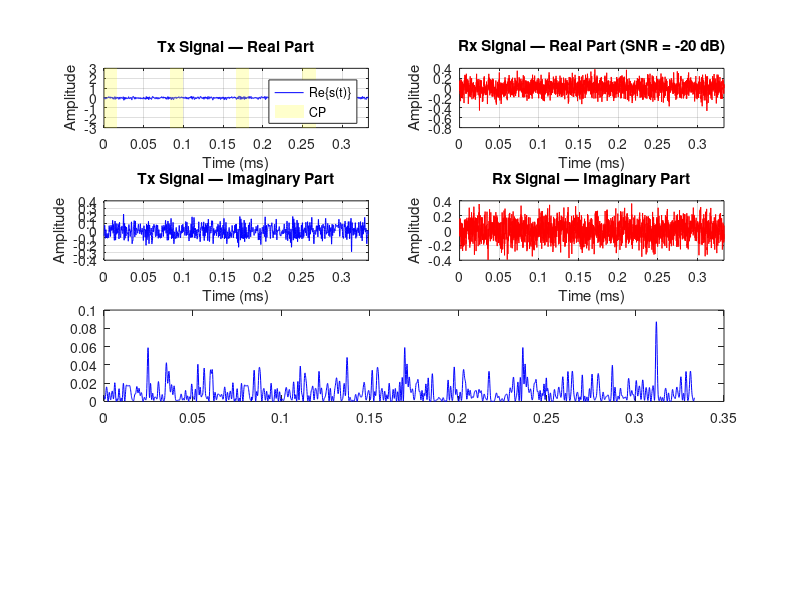

Write the MATLAB code that produced this figure. (Note: this script raises an error after producing the figure.)
%% OFDM Baseband Signal - Time Domain Plot with AWGN Channel & Demodulation
% Parameters
N      = 64;          % Number of subcarriers
M      = 4;           % Number of OFDM symbols
deltaf = 15e3;        % Subcarrier spacing (Hz)
T      = 1/deltaf;    % OFDM symbol duration (s)
CP     = T/4;         % Cyclic prefix duration

% Sampling parameters
L    = 10;             % Oversampling factor (quasi-continuous)
Nfft = L * N;          % = 640 — FFT size must be >= N
Fs   = Nfft / T;       % Sampling frequency derived from Nfft
Ts   = 1/Fs;           % Sampling period
Ncp  = round(CP/Ts);  % Samples per cyclic prefix

% SNR
SNR_dB = -20;          % SNR per subcarrier in dB (try 5, 10, 20)
SNR    = 10^(SNR_dB/10);

fprintf('=== OFDM System Parameters ===\n');
fprintf('Subcarriers N         = %d\n',    N);
fprintf('OFDM Symbols M        = %d\n',    M);
fprintf('Subcarrier spacing    = %.1f kHz\n', deltaf/1e3);
fprintf('Symbol duration T     = %.4f ms\n',  T*1e3);
fprintf('Samples per symbol    = %d\n',    Nfft);
fprintf('CP samples            = %d\n',    Ncp);
fprintf('SNR                   = %d dB\n', SNR_dB);

%% QPSK Modulation
qpsk_map = (1/sqrt(2)) * [1+1j, -1+1j, -1-1j, 1-1j]; % Gray-coded

rng(42);
data_idx  = randi([0 3], N, M);        % Random symbol indices [N x M]
qpsk_syms = qpsk_map(data_idx + 1);    % QPSK symbols [N x M]

%% --- TRANSMITTER: OFDM Modulation (IFFT + CP) ---
s_total   = [];
sym_start = zeros(1, M);   % Track where each symbol starts (for plotting)

for m = 1:M
    freq_domain  = qpsk_syms(:, m);
    time_symbol  = sqrt(N) * ifft(freq_domain, Nfft);
    cp           = time_symbol(end - Ncp + 1 : end);
    ofdm_symbol  = [cp; time_symbol];

    sym_start(m) = length(s_total);
    s_total      = [s_total; ofdm_symbol];
end

%% --- AWGN CHANNEL ---
% Signal power (per sample)
sig_power  = mean(abs(s_total).^2);

% Noise variance: sigma^2 = sig_power / (SNR * N)
% Factor N because SNR is defined per subcarrier
noise_var  = sig_power / (SNR * N);
noise      = sqrt(noise_var/2) * (randn(size(s_total)) + 1j*randn(size(s_total)));

r_total    = s_total + noise;   % Received signal

fprintf('\nSignal power          = %.4f\n', sig_power);
fprintf('Noise variance        = %.6f\n',  noise_var);

%% --- RECEIVER: CP Removal + FFT Demodulation ---
rx_syms    = zeros(N, M);   % Recovered QPSK symbols
sym_len    = Nfft + Ncp;

for m = 1:M
    % Extract the m-th OFDM symbol from received signal
    seg = r_total(sym_start(m)+1 : sym_start(m)+sym_len);

    % Remove cyclic prefix
    seg_no_cp = seg(Ncp+1 : end);       % Keep only the useful part [Nfft x 1]

    % FFT: time domain → frequency domain
    freq_rx = (1/sqrt(N)) * fft(seg_no_cp, Nfft);
    rx_syms(:, m) = freq_rx(1:N);   % First N bins = your N subcarriers
end

%% --- QPSK DEMODULATION (Nearest Neighbour Decision) ---
% For each received symbol, find the closest QPSK constellation point
rx_flat  = rx_syms(:);                  % Flatten to vector
tx_flat  = qpsk_syms(:);

% Compute distances to all 4 constellation points
dist     = abs(rx_flat - qpsk_map).^2; % [N*M x 4] distance matrix
[~, dec_idx] = min(dist, [], 2);        % Index of minimum distance

% Detected symbols and original symbols
det_syms = qpsk_map(dec_idx).';        % Detected QPSK symbols
tx_syms  = tx_flat;

% Symbol Error Rate
SER = mean(det_syms ~= tx_syms);
fprintf('\n=== Demodulation Results ===\n');
fprintf('Symbol Error Rate     = %.4f (%d errors out of %d)\n', ...
        SER, sum(det_syms ~= tx_syms), N*M);

%% ========== PLOTS ==========
t = (0 : length(s_total)-1) * Ts * 1e3;  % Time in ms

figure('Name','OFDM Full Chain','Position',[50 30 1200 900]);

%-- 1: Transmitted Signal (Real) --%
subplot(4,2,1);
plot(t, real(s_total), 'b', 'LineWidth', 0.7);
hold on;
for m = 0:M-1
    t_s = sym_start(m+1)*Ts*1e3;
    t_c = t_s + Ncp*Ts*1e3;
    patch([t_s t_c t_c t_s], [-3 -3 3 3], 'y', ...
          'FaceAlpha',0.2,'EdgeColor','none');
end
xlabel('Time (ms)'); ylabel('Amplitude');
title('Tx Signal — Real Part'); grid on; xlim([t(1) t(end)]);
legend('Re\{s(t)\}','CP','Location','northeast'); hold off;

%-- 2: Received Signal (Real) --%
subplot(4,2,2);
plot(t, real(r_total), 'r', 'LineWidth', 0.7);
xlabel('Time (ms)'); ylabel('Amplitude');
title(sprintf('Rx Signal — Real Part (SNR = %d dB)', SNR_dB));
grid on; xlim([t(1) t(end)]);

%-- 3: Transmitted Signal (Imag) --%
subplot(4,2,3);
plot(t, imag(s_total), 'b', 'LineWidth', 0.7);
xlabel('Time (ms)'); ylabel('Amplitude');
title('Tx Signal — Imaginary Part'); grid on; xlim([t(1) t(end)]);

%-- 4: Received Signal (Imag) --%
subplot(4,2,4);
plot(t, imag(r_total), 'r', 'LineWidth', 0.7);
xlabel('Time (ms)'); ylabel('Amplitude');
title('Rx Signal — Imaginary Part'); grid on; xlim([t(1) t(end)]);

%-- 5: Instantaneous Power Comparison --%
subplot(4,2,[5 6]);
plot(t, abs(s_total).^2, 'b', 'LineWidth', 0.7); hold on;
plot(t, abs(r_total).^2, 'Color', [1 0 0 0.6], 'LineWidth', 0.7);
yline(mean(abs(s_total).^2),'b--','Tx Mean','LineWidth',1.2);
yline(mean(abs(r_total).^2),'r--','Rx Mean','LineWidth',1.2);
xlabel('Time (ms)'); ylabel('|s(t)|^2');
title('Instantaneous Power — Tx vs Rx');
legend('Tx','Rx','Location','northeast'); grid on; xlim([t(1) t(end)]); hold off;

%-- 6: Tx Constellation --%
subplot(4,2,7);
scatter(real(tx_syms), imag(tx_syms), 40, 'b', 'filled', 'MarkerFaceAlpha', 0.5);
hold on;
% scatter(real(qpsk_map), imag(qpsk_map), 120, 'k', 'p', 'LineWidth', 1.5);
xlabel('In-Phase'); ylabel('Quadrature');
title('Tx Constellation (QPSK)');
grid on; axis equal; xlim([-1.5 1.5]); ylim([-1.5 1.5]);
xline(0,'k--','LineWidth',0.5); yline(0,'k--','LineWidth',0.5);
legend('Tx Symbols','Ideal Points'); hold off;

%-- 7: Rx Constellation (after FFT demod) --%
subplot(4,2,8);
% Color by error: green = correct, red = error
correct_mask = (det_syms == tx_syms);
scatter(real(rx_flat(correct_mask)),  imag(rx_flat(correct_mask)),  ...
        40, [0 0.7 0], 'filled', 'MarkerFaceAlpha', 0.5); hold on;
scatter(real(rx_flat(~correct_mask)), imag(rx_flat(~correct_mask)), ...
        60, 'r', 'filled', 'MarkerFaceAlpha', 0.8);
% scatter(real(qpsk_map), imag(qpsk_map), 120, 'k', 'p', 'LineWidth', 1.5);
xlabel('In-Phase'); ylabel('Quadrature');
title(sprintf('Rx Constellation — SER = %.4f', SER));
grid on; axis equal; xlim([-1.5 1.5]); ylim([-1.5 1.5]);
xline(0,'k--','LineWidth',0.5); yline(0,'k--','LineWidth',0.5);
legend('Correct','Error','Ideal','Location','northeast'); hold off;

sgtitle(sprintf('OFDM Full Chain: N=%d, M=%d, \\Deltaf=%.0f kHz, SNR=%d dB, QPSK', ...
        N, M, deltaf/1e3, SNR_dB), 'FontSize',13,'FontWeight','bold');
